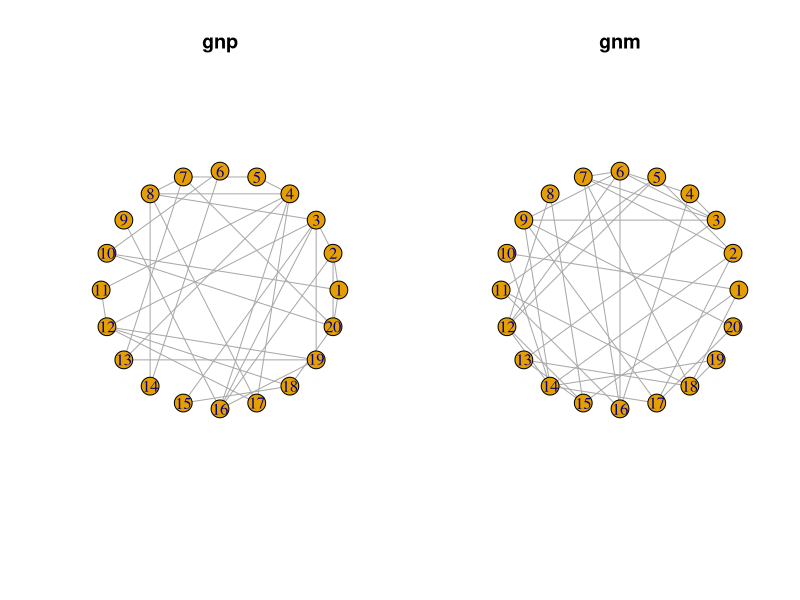
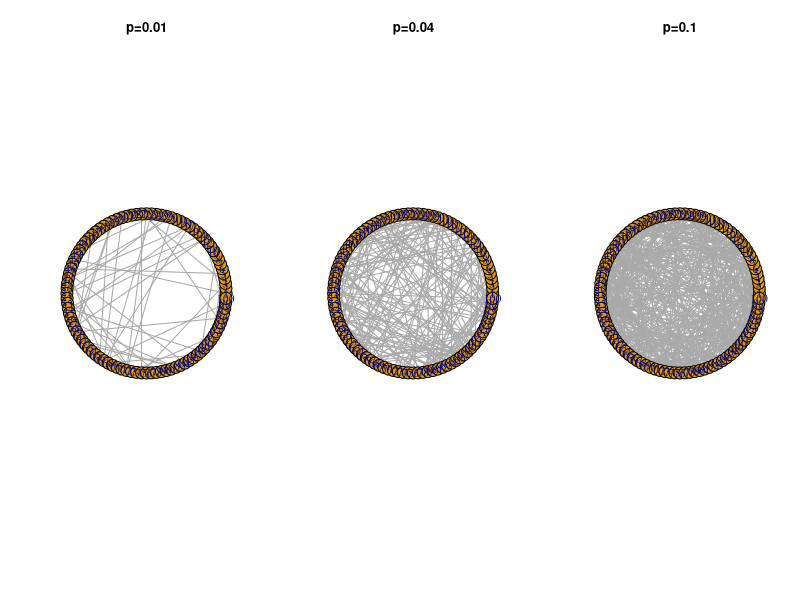
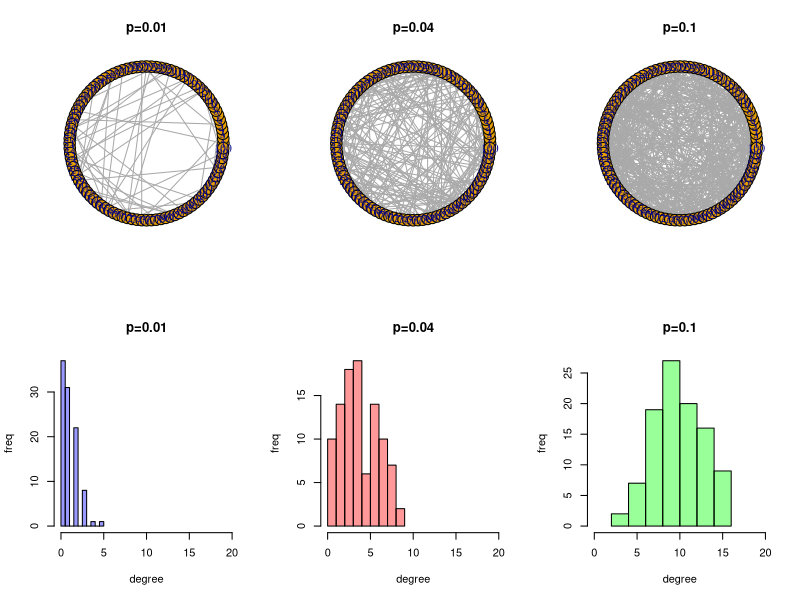
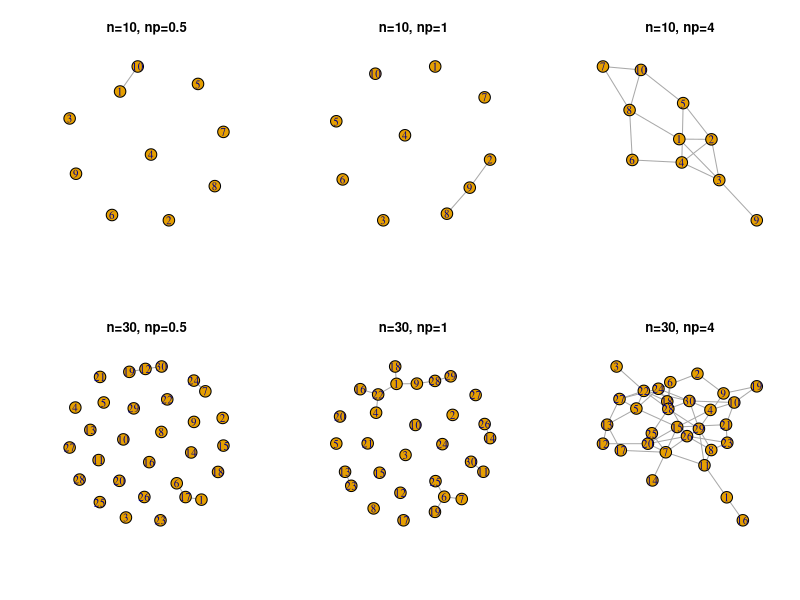
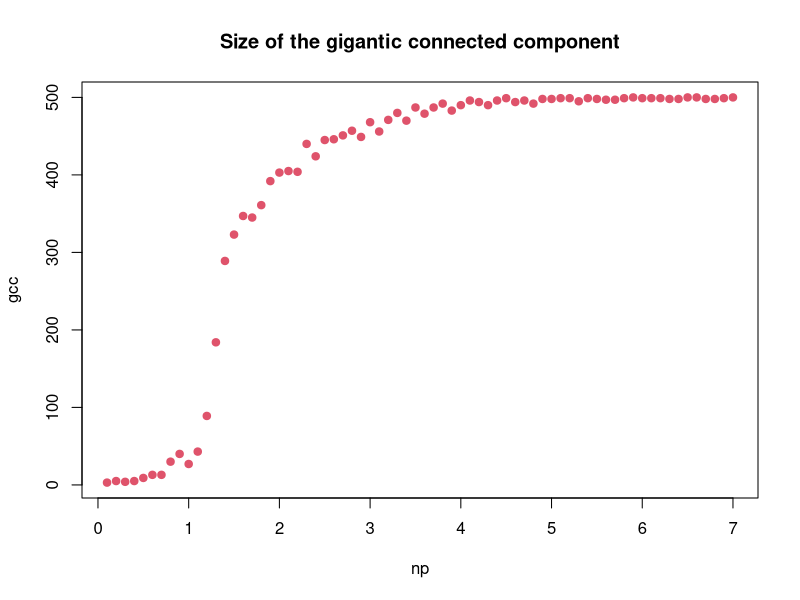

Reproduce these figures in R, in order. (Note: this script raises an error after producing the figures.)
## ---- chunk 1
library('igraph')
library('ggplot2')
## ---- chunk 2
n=20
p=0.2
m=(n*(n-1)/2)*p
er11 <- erdos.renyi.game(n, p, type="gnp")
er12 <- erdos.renyi.game(n, m, type="gnm")
op <- par(mfrow = c(1, 2))
plot(er11, layout=layout.circle(er11), main="gnp")
plot(er12, layout=layout.circle(er12), main="gnm")
par(op)
print(length(E((er11))))
print(length(E((er12))))
## ---- chunk 3
n=100
p1=0.01
p2=0.04
p3=0.1
er21 <- erdos.renyi.game(n, p1, type="gnp")
er22 <- erdos.renyi.game(n, p2, type="gnp")
er23 <- erdos.renyi.game(n, p3, type="gnp")
op <- par(mfrow = c(1, 3))
plot(er21, layout=layout.circle(er21), main="p=0.01")
plot(er22, layout=layout.circle(er22), main="p=0.04")
plot(er23, layout=layout.circle(er23), main="p=0.1")
par(op)
## ---- chunk 4
der1 <- degree(er21)
summary(der1)
## ---- chunk 5
der21 <- degree(er21)
der22 <- degree(er22)
der23 <- degree(er23)
op <- par(mfrow = c(2, 3))
plot(er21, layout=layout.circle(er21), main="p=0.01")
plot(er22, layout=layout.circle(er22), main="p=0.04")
plot(er23, layout=layout.circle(er23), main="p=0.1")
hist(der21, col=rgb(0,0,1,.4), xlim=c(0,20), xlab="degree",ylab="freq", main="p=0.01")
hist(der22, col=rgb(1,0,0,.4), xlim=c(0,20), xlab="degree",ylab="freq", main="p=0.04")
hist(der23, col=rgb(0,1,0,.4), xlim=c(0,20), xlab="degree",ylab="freq", main="p=0.1")
par(op)
## ---- chunk 6
n1=10
n2=30
#n3=200
er311 <- erdos.renyi.game(n1, 0.5/n1, type="gnp")
er312 <- erdos.renyi.game(n1, 1.1/n1, type="gnp")
er313 <- erdos.renyi.game(n1, 4/n1, type="gnp")
er321 <- erdos.renyi.game(n2, 0.5/n2, type="gnp")
er322 <- erdos.renyi.game(n2, 1.1/n2, type="gnp")
er323 <- erdos.renyi.game(n2, 4/n2, type="gnp")

op <- par(mfrow = c(2, 3))
plot(er311, layout=layout.fruchterman.reingold(er311), main="n=10, np=0.5")
plot(er312, layout=layout.fruchterman.reingold(er312), main="n=10, np=1")
plot(er313, layout=layout.fruchterman.reingold(er313), main="n=10, np=4")
plot(er321, layout=layout.fruchterman.reingold(er321), main="n=30, np=0.5")
plot(er322, layout=layout.fruchterman.reingold(er322), main="n=30, np=1")
plot(er323, layout=layout.fruchterman.reingold(er323), main="n=30, np=4")
par(op)
## ---- chunk 7
gcc=c()
cc=c()
probability=c()
for (i in 1:70){
  prob=0.0002*i
  probability=c(probability, prob)
  er <- erdos.renyi.game(500, prob, type="gnp")
  comp <- clusters(er)
  largest <- max(comp$csize)
  gcc=c(gcc, largest)
  clust <- transitivity(er, type="global")
  cc=c(cc, clust)
}

par(mfrow = c(1,1))
plot(probability*500, gcc, pch=19, col=26, xlab="np", main="Size of the gigantic connected component")

log(500)
## ---- chunk 8
g <- read.graph(file = 'as-22july06.gml', format = 'gml')
d <- degree.distribution(g)
# 
plot(d,log = 'xy', xlab = 'Degree d', ylab = 'p(d)', main = 'Degree distribution in log-log scale ')
## ---- chunk 9
## Your code is here
## ---- chunk 10
## Your code is here
## ---- chunk 11
b1=barabasi.game(30, power = 1, m=3, directed=F)
b2=barabasi.game(30, power = 1, m=10, directed=F)

op <- par(mfrow = c(1, 2))
plot(b1, layout=layout.fruchterman.reingold(b1), main="3 new edges")
plot(b2, layout=layout.fruchterman.reingold(b2), main="10 new edges")
par(op)
## ---- chunk 12
b3=barabasi.game(1000, power = 1, m=10, directed=F)

db1 <- degree(b1)
db2 <- degree(b2)
db3 <- degree(b3)
op <- par(mfrow = c(1, 3))
hist(db1, breaks=10, col=rgb(0,0,1,.4), xlab="degree",ylab="freq", main="n=30, m=3")
hist(db2, breaks=10, col=rgb(1,0,0,.4),xlab="degree",ylab="freq", main="n=30, m=10")
hist(db3, breaks=50, col=rgb(1,0,0,.4),xlab="degree",ylab="freq", main="n=1000, m=10")
par(op)
## ---- chunk 13
fit <- power.law.fit(degree(b3))
fit$alpha
## ---- chunk 14
avpathlen=c()
clustcoef=c()
deg30=c()
deg70=c()
ba=barabasi.game(20, power = 1, m=3, directed=F)
m=15
for (i in 21:300){
  ba=add.vertices(ba, 1)
  neib=sample(seq(1,vcount(ba)), m, prob = degree(ba,normalized = T))
  new_edges=c()
  for (n in neib){
    new_edges=c(new_edges, c(i, n))
  }
  ba=add.edges(ba, new_edges)
  avpathlen=c(avpathlen, average.path.length(ba))
  clustcoef=c(clustcoef, transitivity(ba, type="global"))
  if (i>30){
    deg30=c(deg30, degree(ba, 30))}
  if (i>70){
    deg70=c(deg70, degree(ba, 70))}
  }
## ---- chunk 15
xaxis=c(21:300)
op <- par(mfrow = c(1, 2))
plot(xaxis, avpathlen, pch=19, col=26, xlab="time", ylab="Average path length", main="Average path length")
plot(xaxis, clustcoef, pch=19, col=49, xlab="time", ylab="Clustering coefficient", main="Clustering coefficient")
par(op)
## ---- chunk 16
plot(c(31:300), deg30, pch=19, col=35, ylim=c(0, max(deg30)), xlab="time", ylab="Node degree", main="Node degree")
points(c(71:300), deg70, pch=19, col=84)
legend("topleft", c("i=30", "i=70"), fill=c(35, 84))
## ---- chunk 17
lat <- graph.lattice(length=4, dim=2, nei=1)
ws1 <- watts.strogatz.game(dim=2, size=4, nei=1, p=0.1, loops = FALSE, multiple = FALSE)
ws2 <- watts.strogatz.game(dim=2, size=4, nei=1, p=0.4, loops = FALSE, multiple = FALSE)
ws3 <- watts.strogatz.game(dim=2, size=4, nei=1, p=0.9, loops = FALSE, multiple = FALSE)

op <- par(mfrow = c(2, 2))
plot(lat, layout=layout.circle(lat), main="Lattice")
plot(ws1, layout=layout.circle(ws1), main="Rewiring probability 0.1")
plot(ws2, layout=layout.circle(ws2), main="Rewiring probability 0.4")
plot(ws3, layout=layout.circle(ws3), main="Rewiring probability 0.9")
par(op)
